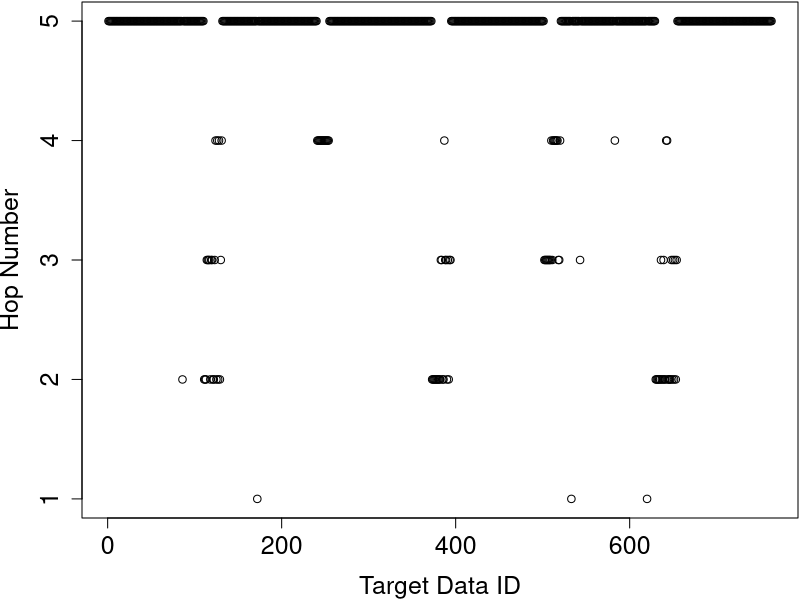
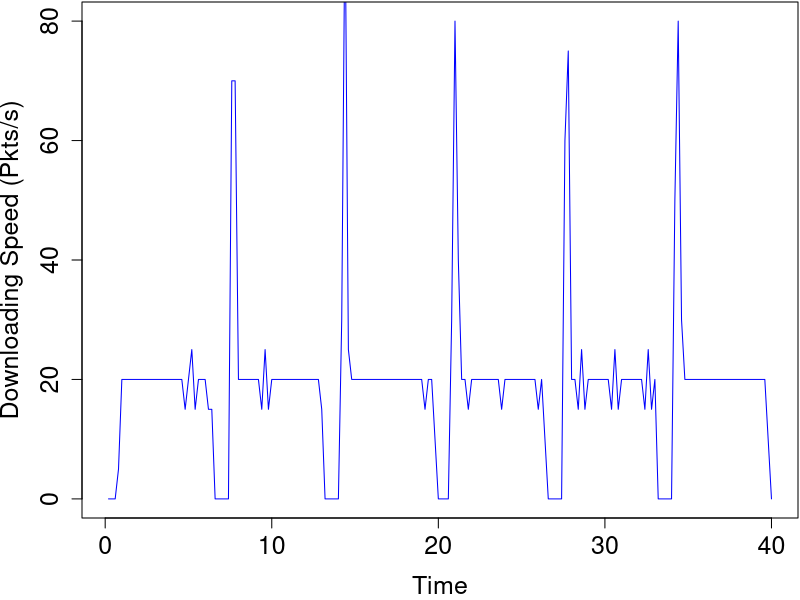

Generate these figures, in order, with R:
# Read Raw Data
rawData <- readLines("strawman.txt")
options(scipen=999)

# Extract Data Data
dataPattern <- "^\\+([.0-9]*).* < DATA for ([0-9]*)$"
dataData <- regmatches(rawData, gregexpr(dataPattern, rawData))
dataData <- dataData[grep(dataPattern, dataData)]
for (i in 1:length(dataData)) {
  dataData[i] <- sub(dataPattern, "\\1 \\2", dataData[i])
}

# Extract Interest Data
interestPattern <- "^\\+([.0-9]*).*Interest for ([0-9]*)$"
interestData <- regmatches(rawData, gregexpr(interestPattern, rawData))
interestData <- interestData[grep(interestPattern, interestData)]
for (i in 1:length(interestData)) {
  interestData[i] <- sub(interestPattern, "\\1 \\2", interestData[i])
}

# Extract Prefetch Interest Data
PreFetchInterestPattern <- "^\\+([.0-9]*).* > Pre-Fetch Interest for ([0-9]*)$"
PreFetchInterestData <- regmatches(rawData, gregexpr(PreFetchInterestPattern, rawData))
PreFetchInterestData <-PreFetchInterestData[grep(PreFetchInterestPattern, PreFetchInterestData)]
for (i in 1:length(PreFetchInterestData)) {
  PreFetchInterestData[i] <- sub(PreFetchInterestPattern, "\\1 \\2", PreFetchInterestData[i])
}
# duplicatedInterestNumber <- length(PreFetchInterestData)
# duplicatedInterestRatio <- duplicatedInterestNumber/(length(interestData) + duplicatedInterestNumber)

# Extract Recovery Interest Data
RecoveryInterestPattern <- "^\\+([.0-9]*).* > Recovery Interest for ([0-9]*)$"
RecoveryInterestData <- regmatches(rawData, gregexpr(RecoveryInterestPattern, rawData))
RecoveryInterestData <-RecoveryInterestData[grep(RecoveryInterestPattern, RecoveryInterestData)]
for (i in 1:length(RecoveryInterestData)) {
  RecoveryInterestData[i] <- sub(RecoveryInterestPattern, "\\1 \\2", RecoveryInterestData[i])
}

# Extract Dropped Data Data
DroppedPreFetchDataPattern <- "^\\+([.0-9]*).*< Pre.Fetch DATA..([0-9]*)..DROP.$"
DroppedPreFetchDataData <- regmatches(rawData, gregexpr(DroppedPreFetchDataPattern, rawData))
DroppedPreFetchDataData <-DroppedPreFetchDataData[grep(DroppedPreFetchDataPattern, DroppedPreFetchDataData)]
DroppedPreFetchDataNumber <- length(DroppedPreFetchDataData)
DroppedPreFetchDataRatio <- DroppedPreFetchDataNumber/(length(dataData) + DroppedPreFetchDataNumber)

# Extract Hop Data
hopcountPattern <- "^\\+([.0-9]*).*Hop count: ([0-9]*)$"
hopData <- regmatches(rawData, gregexpr(hopcountPattern, rawData))
hopData <- hopData[grep(hopcountPattern, hopData)]
for (i in 1:length(hopData)) {
  hopData[i] <- sub(hopcountPattern, "\\1 \\2", hopData[i])
}

# Calculate RTT
df <- data.frame(index = numeric(length(dataData)),
                 sending = numeric(length(dataData)),
                 recieving = numeric(length(dataData)),
                 rtt = numeric(length(dataData)),
                 hopcount = numeric(length(dataData)),
                 stringsAsFactors = FALSE)

for (i in 1:length(dataData)) {
  item <- strsplit(as.character(dataData[i]), " ")
  index <- as.numeric(item[[1]][2])
  df$index[i] <- index
  recieveTime <- as.numeric(item[[1]][1])
  for (j in length(interestData):1) {
    item2 <- strsplit(as.character(interestData[j]), " ")
    index2 <- as.numeric(item2[[1]][2])
    sendTime <- as.numeric(item2[[1]][1])
    if (index2 - index == 0) {
      df$sending[i] <- sendTime
      df$recieving[i] <- recieveTime
      df$rtt[i] <- (recieveTime*1000000000 - sendTime*1000000000)# - 214296000
      break
    }
  }
  for (j in length(RecoveryInterestData):1) {
    item2 <- strsplit(as.character(RecoveryInterestData[j]), " ")
    index2 <- as.numeric(item2[[1]][2])
    sendTime <- as.numeric(item2[[1]][1])
    if (index2 - index == 0) {
      df$sending[i] <- sendTime
      df$recieving[i] <- recieveTime
      df$rtt[i] <- (recieveTime*1000000000 - sendTime*1000000000)# - 214296000
      break
    }
  }
  item3 <- strsplit(as.character(hopData[i]), " ")
  df$hopcount[i] <- as.numeric(item3[[1]][2])
}

# show plot
#plot(df$rtt[1:350], xlab="Data ID", ylab="Round-Trip Time")
pdf("strawman-hop-count.pdf",width=7,height=4) 
par(mar=c(4,4,0,0)+0.1)
plot(df$hopcount[1:nrow(df)], 
     xlab="Target Data ID", ylab="Hop Number", 
     ylim = c(1, 5),
     pch = 1, cex.lab=1.5, cex.axis=1.5, cex.main=1.5, cex.sub=1.5)
dev.off()
rttsum <- summary(df$rtt[1:100])

# packets received per sencod
scale <- 0.2
table_row <- 40/scale
df2 <- data.frame(second = numeric(table_row),
                  packetNum = numeric(table_row),
                  stringsAsFactors = FALSE)
for (i in 1:table_row) {
  df2$second[i] <- i*scale
  counter <- 0
  for (j in 1:nrow(df)) {
    recieveTime <- df$recieving[j]
    if (recieveTime <= i*scale && recieveTime > (i - 1)*scale ) {
      counter <- counter + 1
    }
  }
  df2$packetNum[i] <- counter
}
pdf("strawman-downloading.pdf",width=7,height=4)
par(mar=c(4,4,0,0)+0.1)
plot(df2$second[1:table_row], df2$packetNum[1:table_row]*(1/scale), 
     xlab="Time", ylab="Downloading Speed (Pkts/s)",
     ylim = c(0, 80),
     type="l", col="blue", cex.lab=1.5, cex.axis=1.5, cex.main=1.5, cex.sub=1.5)
dev.off()


# calculate how long it take to recovery all the pre-fetched Data packets
deltaTime <- function(startIndex, endIndex) {
sendingTime <- 0
for (i in 1:length(RecoveryInterestData)) {
  item <- strsplit(as.character(RecoveryInterestData[i]), " ")
  index <- as.numeric(item[[1]][2])
  sendTime <- as.numeric(item[[1]][1])
  if (index >= startIndex && index <= endIndex) {
    sendingTime <- sendTime
    break
  }
}
latestRecievingTime <- 0
for (i in 1:length(dataData)) {
  item <- strsplit(as.character(dataData[i]), " ")
  index <- as.numeric(item[[1]][2])
  recieveTime <- as.numeric(item[[1]][1])
  if (index >= startIndex && index <= endIndex) {
    if (recieveTime > latestRecievingTime) {
      latestRecievingTime = recieveTime
    }
  }
}
return(latestRecievingTime - sendingTime)
}

s1 <- 0
s2 <- 0
s3 <- 0
s4 <- 0
s5 <- 0
e1 <- 0
e2 <- 0
e3 <- 0
e4 <- 0
e5 <- 0
lastIndex <- 0

for (i in 1:length(RecoveryInterestData)) {
  item <- strsplit(as.character(RecoveryInterestData[i]), " ")
  index <- as.numeric(item[[1]][2])
  
  if (i == 1) {
    s1 <- index
  }
  
  if (index == lastIndex + 1 && lastIndex != 0) {
    # do nothing
  }
  else {
    if (s2 == 0  && lastIndex != 0) {
      s2 <- index
      e1 <- lastIndex
    }
    else if (s3 == 0  && lastIndex != 0) {
      s3 <- index
      e2 <- lastIndex
    }
    else if (s4 == 0  && lastIndex != 0) {
      s4 <- index
      e3 <- lastIndex
    }
    else if (s5 == 0  && lastIndex != 0) {
      s5 <- index
      e4 <- lastIndex
    }
  }
  
  if (i == length(RecoveryInterestData)) {
    e5 <- index
  }
  lastIndex <- index
}


deltaTimeResult <- c(
deltaTime(startIndex = s1, endIndex = e1),
deltaTime(startIndex = s2, endIndex = e2),
deltaTime(startIndex = s3, endIndex = e3),
deltaTime(startIndex = s4, endIndex = e4),
deltaTime(startIndex = s5, endIndex = e5)
)
summary(deltaTimeResult)

